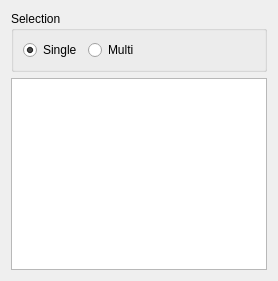
                   <widget class="QWidget" name="tab_11">
                    <attribute name="title">
                     <string>Table</string>
                    </attribute>
                    <layout class="QVBoxLayout" name="verticalLayout_27">
                     <item>
                      <widget class="QGroupBox" name="groupBox_8">
                       <property name="title">
                        <string>Selection</string>
                       </property>
                       <layout class="QHBoxLayout" name="horizontalLayout_19">
                        <item>
                         <widget class="QRadioButton" name="march_dollase_result_single_selection">
                          <property name="text">
                           <string>Single</string>
                          </property>
                          <property name="checked">
                           <bool>true</bool>
                          </property>
                         </widget>
                        </item>
                        <item>
                         <widget class="QRadioButton" name="march_dollase_result_multi_selection">
                          <property name="text">
                           <string>Multi</string>
                          </property>
                         </widget>
                        </item>
                        <item>
                         <spacer name="horizontalSpacer_22">
                          <property name="orientation">
                           <enum>Qt::Horizontal</enum>
                          </property>
                          <property name="sizeHint" stdset="0">
                           <size>
                            <width>40</width>
                            <height>20</height>
                           </size>
                          </property>
                         </spacer>
                        </item>
                       </layout>
                      </widget>
                     </item>
                     <item>
                      <widget class="QTableWidget" name="march_dollase_result_table">
                       <property name="contextMenuPolicy">
                        <enum>Qt::CustomContextMenu</enum>
                       </property>
                       <property name="alternatingRowColors">
                        <bool>true</bool>
                       </property>
                       <property name="selectionMode">
                        <enum>QAbstractItemView::SingleSelection</enum>
                       </property>
                       <property name="selectionBehavior">
                        <enum>QAbstractItemView::SelectRows</enum>
                       </property>
                       <attribute name="horizontalHeaderVisible">
                        <bool>false</bool>
                       </attribute>
                       <attribute name="horizontalHeaderCascadingSectionResizes">
                        <bool>false</bool>
                       </attribute>
                       <attribute name="verticalHeaderVisible">
                        <bool>false</bool>
                       </attribute>
                       <attribute name="verticalHeaderHighlightSections">
                        <bool>true</bool>
                       </attribute>
                      </widget>
                     </item>
                    </layout>
                   </widget>
